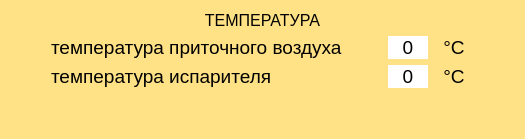
         <widget class="QWidget" name="widget_8" native="true">
          <property name="sizePolicy">
           <sizepolicy hsizetype="Expanding" vsizetype="Expanding">
            <horstretch>0</horstretch>
            <verstretch>0</verstretch>
           </sizepolicy>
          </property>
          <property name="styleSheet">
           <string notr="true">background-color: rgb(255, 225, 134);</string>
          </property>
          <layout class="QVBoxLayout" name="verticalLayout_9">
           <item>
            <widget class="QLabel" name="label_24">
             <property name="font">
              <font>
               <pointsize>12</pointsize>
               <weight>50</weight>
               <bold>false</bold>
              </font>
             </property>
             <property name="text">
              <string>ТЕМПЕРАТУРА</string>
             </property>
             <property name="alignment">
              <set>Qt::AlignCenter</set>
             </property>
            </widget>
           </item>
           <item>
            <layout class="QGridLayout" name="gridLayout_3">
             <item row="1" column="0">
              <spacer name="horizontalSpacer_45">
               <property name="orientation">
                <enum>Qt::Horizontal</enum>
               </property>
               <property name="sizeHint" stdset="0">
                <size>
                 <width>40</width>
                 <height>20</height>
                </size>
               </property>
              </spacer>
             </item>
             <item row="0" column="2">
              <spacer name="horizontalSpacer_42">
               <property name="orientation">
                <enum>Qt::Horizontal</enum>
               </property>
               <property name="sizeHint" stdset="0">
                <size>
                 <width>40</width>
                 <height>20</height>
                </size>
               </property>
              </spacer>
             </item>
             <item row="0" column="0">
              <spacer name="horizontalSpacer_48">
               <property name="orientation">
                <enum>Qt::Horizontal</enum>
               </property>
               <property name="sizeHint" stdset="0">
                <size>
                 <width>40</width>
                 <height>20</height>
                </size>
               </property>
              </spacer>
             </item>
             <item row="1" column="3">
              <widget class="QLabel" name="label_27">
               <property name="sizePolicy">
                <sizepolicy hsizetype="Minimum" vsizetype="Preferred">
                 <horstretch>0</horstretch>
                 <verstretch>0</verstretch>
                </sizepolicy>
               </property>
               <property name="minimumSize">
                <size>
                 <width>40</width>
                 <height>0</height>
                </size>
               </property>
               <property name="font">
                <font>
                 <pointsize>14</pointsize>
                </font>
               </property>
               <property name="styleSheet">
                <string notr="true">background-color: rgb(255, 255, 255);</string>
               </property>
               <property name="text">
                <string>0</string>
               </property>
               <property name="alignment">
                <set>Qt::AlignCenter</set>
               </property>
              </widget>
             </item>
             <item row="0" column="5">
              <spacer name="horizontalSpacer_44">
               <property name="orientation">
                <enum>Qt::Horizontal</enum>
               </property>
               <property name="sizeHint" stdset="0">
                <size>
                 <width>40</width>
                 <height>20</height>
                </size>
               </property>
              </spacer>
             </item>
             <item row="1" column="5">
              <spacer name="horizontalSpacer_46">
               <property name="orientation">
                <enum>Qt::Horizontal</enum>
               </property>
               <property name="sizeHint" stdset="0">
                <size>
                 <width>40</width>
                 <height>20</height>
                </size>
               </property>
              </spacer>
             </item>
             <item row="0" column="3">
              <widget class="QLabel" name="label_25">
               <property name="sizePolicy">
                <sizepolicy hsizetype="Minimum" vsizetype="Preferred">
                 <horstretch>0</horstretch>
                 <verstretch>0</verstretch>
                </sizepolicy>
               </property>
               <property name="minimumSize">
                <size>
                 <width>40</width>
                 <height>0</height>
                </size>
               </property>
               <property name="font">
                <font>
                 <pointsize>14</pointsize>
                </font>
               </property>
               <property name="styleSheet">
                <string notr="true">background-color: rgb(255, 255, 255);</string>
               </property>
               <property name="text">
                <string>0</string>
               </property>
               <property name="alignment">
                <set>Qt::AlignCenter</set>
               </property>
              </widget>
             </item>
             <item row="1" column="2">
              <spacer name="horizontalSpacer_53">
               <property name="orientation">
                <enum>Qt::Horizontal</enum>
               </property>
               <property name="sizeHint" stdset="0">
                <size>
                 <width>40</width>
                 <height>20</height>
                </size>
               </property>
              </spacer>
             </item>
             <item row="0" column="1">
              <widget class="QLabel" name="label_29">
               <property name="font">
                <font>
                 <pointsize>14</pointsize>
                </font>
               </property>
               <property name="text">
                <string>температура приточного воздуха</string>
               </property>
              </widget>
             </item>
             <item row="1" column="1">
              <widget class="QLabel" name="label_26">
               <property name="font">
                <font>
                 <pointsize>14</pointsize>
                </font>
               </property>
               <property name="text">
                <string>температура испарителя</string>
               </property>
              </widget>
             </item>
             <item row="0" column="4">
              <widget class="QLabel" name="label_28">
               <property name="sizePolicy">
                <sizepolicy hsizetype="Minimum" vsizetype="Preferred">
                 <horstretch>0</horstretch>
                 <verstretch>0</verstretch>
                </sizepolicy>
               </property>
               <property name="minimumSize">
                <size>
                 <width>40</width>
                 <height>0</height>
                </size>
               </property>
               <property name="font">
                <font>
                 <pointsize>14</pointsize>
                </font>
               </property>
               <property name="styleSheet">
                <string notr="true">background-color: rgb(255, 225, 134);
color: rgb(0, 0, 0);</string>
               </property>
               <property name="text">
                <string>°C</string>
               </property>
               <property name="alignment">
                <set>Qt::AlignCenter</set>
               </property>
              </widget>
             </item>
             <item row="1" column="4">
              <widget class="QLabel" name="label_30">
               <property name="sizePolicy">
                <sizepolicy hsizetype="Minimum" vsizetype="Preferred">
                 <horstretch>0</horstretch>
                 <verstretch>0</verstretch>
                </sizepolicy>
               </property>
               <property name="minimumSize">
                <size>
                 <width>40</width>
                 <height>0</height>
                </size>
               </property>
               <property name="font">
                <font>
                 <pointsize>14</pointsize>
                </font>
               </property>
               <property name="styleSheet">
                <string notr="true">background-color: rgb(255, 225, 134);
color: rgb(0, 0, 0);</string>
               </property>
               <property name="text">
                <string>°C</string>
               </property>
               <property name="alignment">
                <set>Qt::AlignCenter</set>
               </property>
              </widget>
             </item>
            </layout>
           </item>
           <item>
            <spacer name="verticalSpacer_9">
             <property name="orientation">
              <enum>Qt::Vertical</enum>
             </property>
             <property name="sizeHint" stdset="0">
              <size>
               <width>20</width>
               <height>40</height>
              </size>
             </property>
            </spacer>
           </item>
          </layout>
         </widget>
